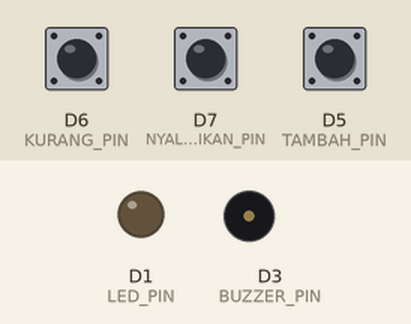
Simulated run of this sketch. Board: ESP8266 (NodeMCU). Parts: output pins drawn as LEDs (lit = HIGH), buzzer (waves = sounding). The inputs (shaded band) are chosen by the test bench; at power-on: D7 (NYALAKAN_MATIKAN_PIN) HIGH, D5 (TAMBAH_PIN) HIGH, D6 (KURANG_PIN) HIGH. WiFi joins after 1.5 s; servers stay silent unless stated; what the sketch prints to the serial monitor is not drawn.

Above: at 3.7 s.
3.8 s: D7 (NYALAKAN_MATIKAN_PIN) pulled LOW for 0.15 s
At 5.2 s:
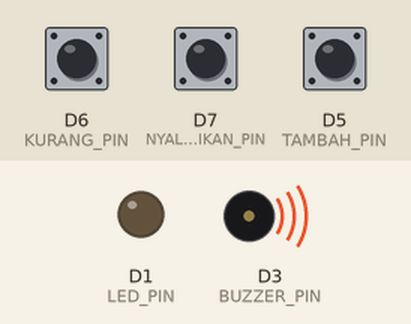
5.5 s: D5 (TAMBAH_PIN) pulled LOW for 1 s
At 5.7 s:
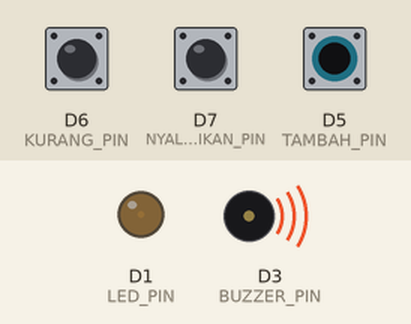
8.0 s: D6 (KURANG_PIN) pulled LOW for 1 s
At 8.2 s:
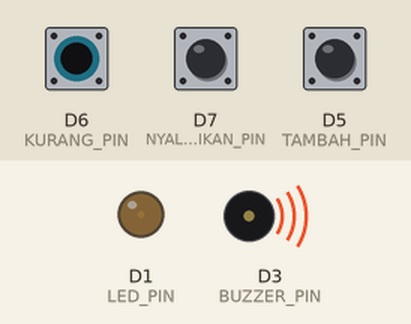
10.5 s: D5 (TAMBAH_PIN) pulled LOW for 0.15 s
At 11.6 s:
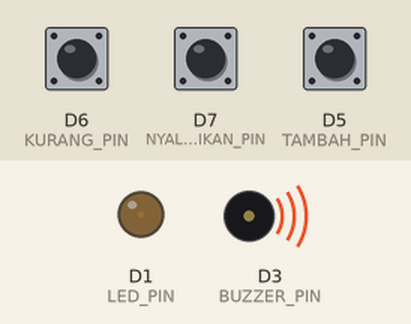
12.1 s: D6 (KURANG_PIN) pulled LOW for 0.15 s
At 12.8 s:
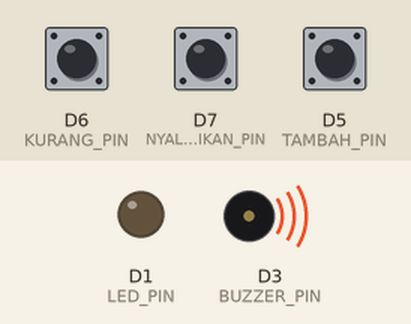
Timing chart, 0 to 14.7 s (numbered marks = the images above; inputs shaded):
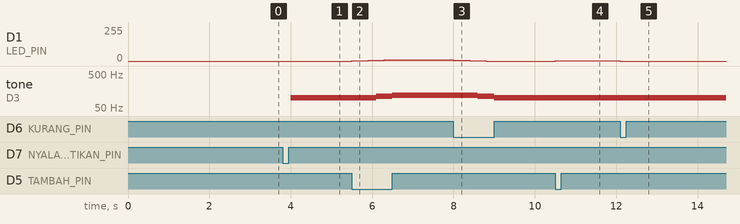

The sketch:

posttest2.ino
```cpp
#include <ESP8266WiFi.h>
#include <ESP8266WebServer.h>

// Define pins
#define BUZZER_PIN D3
#define LED_PIN  D1
#define TAMBAH_PIN  D5
#define KURANG_PIN  D6
#define NYALAKAN_MATIKAN_PIN  D7

const char* ssid = "metanoo";       // Nama SSID AP/Hotspot
const char* password = "masasihdek";    // Password Wifi

// Define variables
int brightness = 0;
int toneFrequency = 100;
bool enabled = false;

ESP8266WebServer server(80);
String webpage;

void setup() {
  Serial.begin(115200);
  delay(500);
  // Initialize pins
  pinMode(BUZZER_PIN, OUTPUT);
  pinMode(LED_PIN, OUTPUT);
  pinMode(TAMBAH_PIN, INPUT_PULLUP);
  pinMode(KURANG_PIN, INPUT_PULLUP);
  pinMode(NYALAKAN_MATIKAN_PIN, INPUT_PULLUP);

  // Connect ke WiFi
  Serial.println();
  Serial.print("Configuring access point...");

  // Connect to WiFi
  WiFi.mode(WIFI_STA);
  WiFi.begin(ssid, password);
  while (WiFi.status() != WL_CONNECTED) {
    delay(1000);
    Serial.println("Connecting to WiFi...");
  }
  Serial.println("Connected to WiFi");

  // Start web server
  server.on("/", HTTP_GET, handleRoot);
  server.begin();
  Serial.println("HTTP server started");

  // Print IP address
  Serial.print("Server IP address: ");
  Serial.println(WiFi.localIP());
}

void loop() {
  server.handleClient();

  // Check button states
  if (digitalRead(TAMBAH_PIN) == LOW && enabled) {
    brightness = min(brightness + 3, 249);
    analogWrite(LED_PIN, brightness);
    delay(200);
  }

  if (digitalRead(KURANG_PIN) == LOW && enabled) {
    brightness = max(brightness - 3, 0);
    analogWrite(LED_PIN, brightness);
    delay(200);
  }

  if (digitalRead(NYALAKAN_MATIKAN_PIN) == LOW) {
    enabled = !enabled;
    if (!enabled) {
      digitalWrite(LED_PIN, LOW);
      noTone(BUZZER_PIN);
    }
    delay(200);
  }

  if (enabled) {
    tone(BUZZER_PIN, toneFrequency);
    // Adjust tone frequency
    if (digitalRead(TAMBAH_PIN) == LOW) {
      toneFrequency = min(toneFrequency + 10, 2500);
      delay(200);
    }

    if (digitalRead(KURANG_PIN) == LOW) {
      toneFrequency = max(toneFrequency - 10, 100);
      delay(200);
    }
  } else {
    noTone(BUZZER_PIN);
  }
}

void handleRoot() {
  String page = "<!DOCTYPE html><html><head><title>Monitoring</title></head><body>";
  page += "<h1>Monitoring</h1>";
  page += "<p><strong>KECERAHAN:</strong> ";
  page += brightness;
  page += "</p><p><strong>FREKUENSI:</strong> ";
  page += toneFrequency;
  page += "</p><p><strong>Status:</strong> ";
  page += (enabled ? "NYALA" : "MATI");
  page += "</p></body></html>";

  server.send(200, "text/html", page);
}
```

Measured:
- after the input at 3.8 s, tone on D3 (BUZZER_PIN): silent → 100 Hz after 0.20 s
- after the input at 5.5 s, D1 (LED_PIN): 0/255 → 3/255 at once, → 6/255 0.40 s later, → 9/255 0.40 s later; tone on D3 (BUZZER_PIN): 100 Hz → 110 Hz after 0.60 s, → 120 Hz 0.40 s later
- after the input at 8.0 s, D1 (LED_PIN): 9/255 → 6/255 at once, → 3/255 0.40 s later, → 0/255 0.40 s later; tone on D3 (BUZZER_PIN): 120 Hz → 110 Hz after 0.60 s, → 100 Hz 0.40 s later
- after the input at 10.5 s, D1 (LED_PIN): 0/255 → 3/255 at once
- after the input at 12.1 s, D1 (LED_PIN): 3/255 → 0/255 at once
